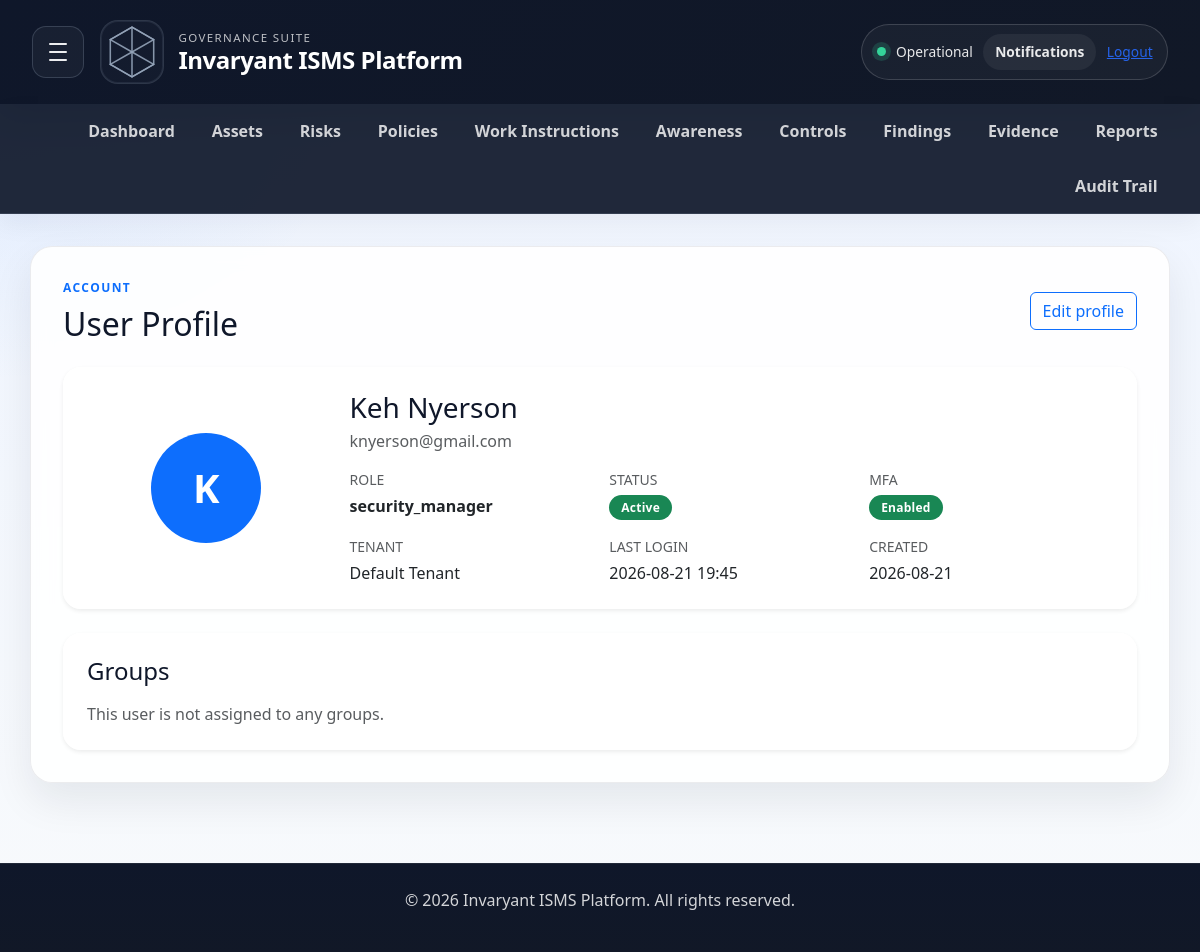
The page /users/3 (signed in) on the database as committed earlier.
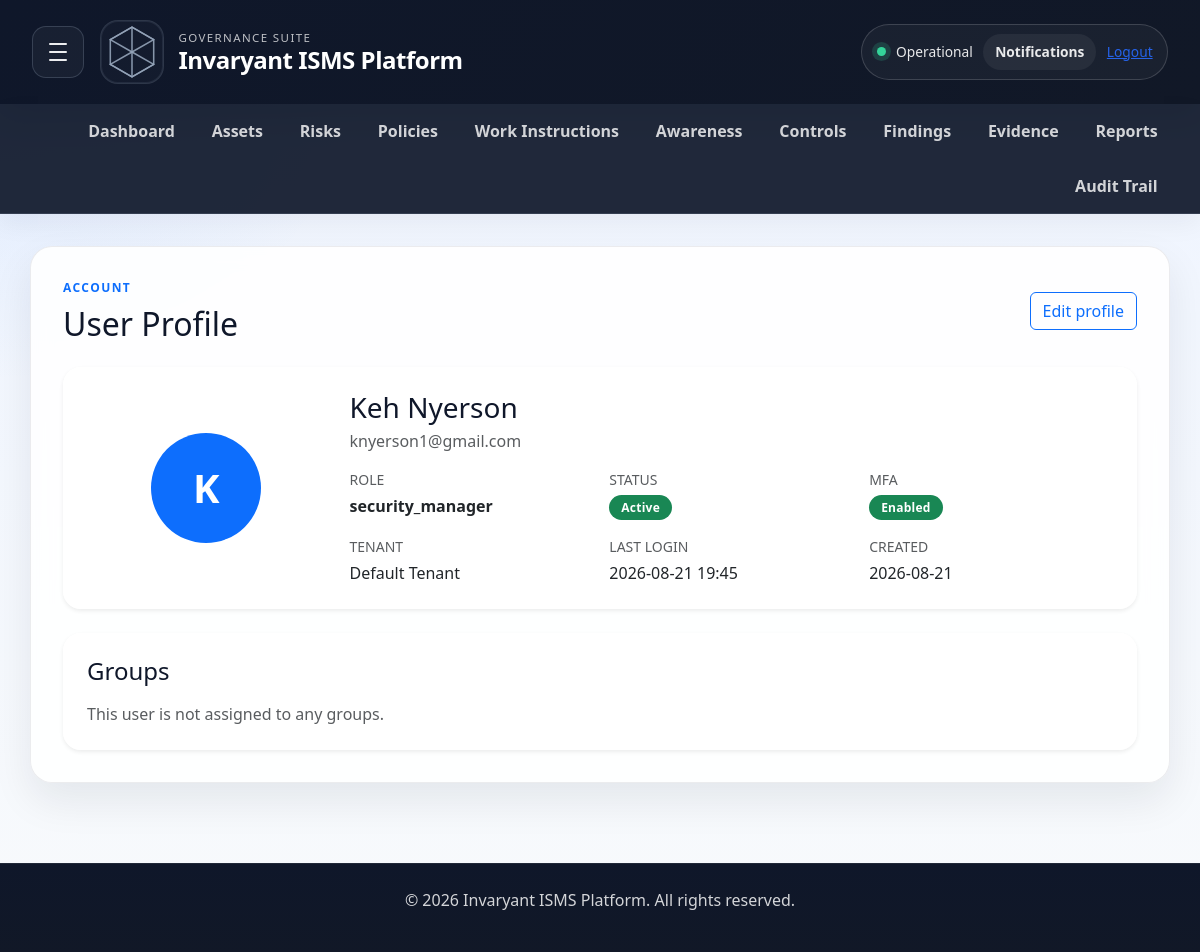
The same page on the database as committed later.
### app/models.py (models this page shows, shortened)
class User(UserMixin, db.Model):
    __tablename__ = 'users'
    __table_args__ = (
        db.Index('ix_users_tenant_id', 'tenant_id'),
        db.Index('ix_users_role_id', 'role_id'),
        db.Index('ix_users_email', 'email'),
    )
    id = db.Column(db.Integer, primary_key=True)
    tenant_id = db.Column(db.Integer, db.ForeignKey('tenants.id'), nullable=False)
    email = db.Column(db.String(255), unique=True, nullable=False)
    password_hash = db.Column(db.String(255), nullable=False)
    full_name = db.Column(db.String(200), nullable=False)
    role_id = db.Column(db.Integer, db.ForeignKey('roles.id'), nullable=False)
    is_active = db.Column(db.Boolean, default=True)
    mfa_enabled = db.Column(db.Boolean, default=False)
    mfa_secret = db.Column(db.String(64), nullable=True)
    profile_photo_path = db.Column(db.String(500), nullable=True)
    created_at = db.Column(db.DateTime, default=datetime.utcnow)
    last_login_at = db.Column(db.DateTime, nullable=True)
    role = db.relationship('Role', backref='users')

### app/routes.py (the view)
@main.route('/users/<int:user_id>')
@login_required
def user_detail(user_id):
    user = User.query.filter_by(id=user_id, tenant_id=current_user.tenant_id).first_or_404()
    if not can_access_user(user):
        flash('You do not have permission to view that profile.')
        return redirect(url_for('main.profile'))
    groups = user.groups.all() if hasattr(user.groups, 'all') else []
    return render_template('user_profile.html', user=user, groups=groups, is_detail_view=True)

### app/routes.py (called while the page is built)
def user_has_role(user, *allowed_roles):
    if not user or not getattr(user, 'is_authenticated', False):
        return False
    role_name = user.role.name if user.role else 'user'
    return role_name in allowed_roles or role_name == 'admin'

def can_access_user(target_user):
    if target_user is None:
        return False
    if current_user.id == target_user.id:
        return True
    return user_has_role(current_user, 'admin', 'security_manager')

### app/templates/user_profile.html (shortened to what the changed rows need)
{% extends "base.html" %}
{% block content %}
<div class="d-flex justify-content-between align-items-center mb-4">
    <div>
        <h2 class="mb-0">{% if is_detail_view %}User Profile{% else %}My Profile{% endif %}</h2>
    </div>
</div>
<div class="card shadow-sm border-0">
    <div class="card-body p-4">
        <div class="row g-4 align-items-center">
            <div class="col-md-3 text-center">
                {% if user.profile_photo_path %}
                    <img src="{{ url_for('main.user_profile_photo', user_id=user.id) }}" alt="Profile photo" class="rounded-circle border mx-auto d-block" style="width: 110px; height: 110px; object-fit: cover;">
                {% else %}
                    <div class="rounded-circle bg-primary text-white d-flex align-items-center justify-content-center mx-auto" style="width: 110px; height: 110px; font-size: 2.5rem; font-weight: 600;">
                        {{ user.full_name[0]|upper if user.full_name else 'U' }}
                    </div>
                {% endif %}
            </div>
            <div class="col-md-9">
                <h3 class="mb-1">{{ user.full_name }}</h3>
                <p class="text-muted mb-3">{{ user.email }}</p>
                <div class="row g-3">
                    <div class="col-sm-6 col-lg-4">
                    </div>
                    <div class="col-sm-6 col-lg-4">
                    </div>
                    <div class="col-sm-6 col-lg-4">
                    </div>
                    <div class="col-sm-6 col-lg-4">
                    </div>
                    <div class="col-sm-6 col-lg-4">
                        <div class="small text-uppercase text-muted mb-1">Last login</div>
                        <div>{{ user.last_login_at.strftime('%Y-%m-%d %H:%M') if user.last_login_at else 'Never' }}</div>
                    </div>
                    <div class="col-sm-6 col-lg-4">
                        <div class="small text-uppercase text-muted mb-1">Created</div>
                        <div>{{ user.created_at.strftime('%Y-%m-%d') if user.created_at else 'Unknown' }}</div>
                    </div>
                </div>
            </div>
        </div>
    </div>
</div>
{% endblock %}

Rows that differ between the two databases and show on the page:
changed User "Keh Nyerson": email "knyerson@gmail.com" → "knyerson1@gmail.com"
